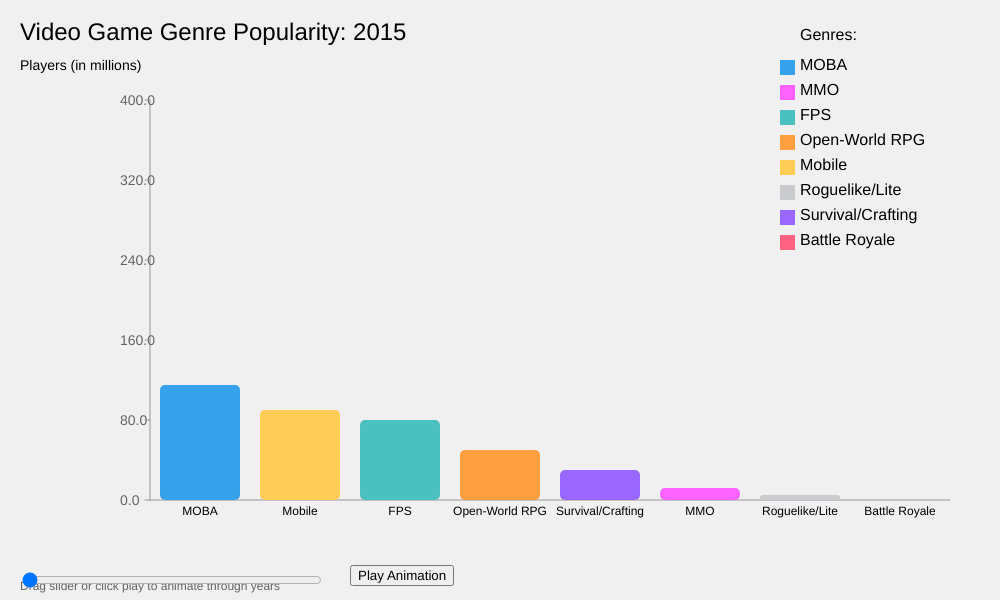
Frame 1 (no input)
Frame 60 (no input): identical to frame 1, image omitted
Frame 120 (the mouse pressed at the canvas centre since frame 60): identical to frame 1, image omitted

The p5.js sketch that drew this single still picture (run headless with seeded random() and noise() and a simulated clock; from frame 60 on, the mouse is pressed at the canvas centre):

// p5.js sketch
// ── sketch.js
let years = [];
let genres = [];
let maxPlayers = 0;
let currentYear = 2015;
let animateYear = false;
let animationSpeed = 0.5;
let hoveredGenre = null;

const genreData = {
  "2015": {
    "MOBA": { players: 115000000, revenue: 1.5 },
    "MMO": { players: 12000000, revenue: 0.8 },
    "FPS": { players: 80000000, revenue: 1.2 },
    "Open-World RPG": { players: 50000000, revenue: 1.0 },
    "Mobile": { players: 90000000, revenue: 3.0 },
    "Roguelike/Lite": { players: 5000000, revenue: 0.1 },
    "Survival/Crafting": { players: 30000000, revenue: 0.5 }
  },
  "2016": {
    "MOBA": { players: 120000000, revenue: 1.6 },
    "MMO": { players: 11000000, revenue: 0.75 },
    "FPS": { players: 85000000, revenue: 1.3 },
    "Open-World RPG": { players: 55000000, revenue: 1.1 },
    "Mobile": { players: 110000000, revenue: 3.5 },
    "Roguelike/Lite": { players: 6000000, revenue: 0.15 },
    "Survival/Crafting": { players: 35000000, revenue: 0.6 }
  },
  "2017": {
    "MOBA": { players: 125000000, revenue: 1.7 },
    "MMO": { players: 10000000, revenue: 0.7 },
    "FPS": { players: 90000000, revenue: 1.4 },
    "Open-World RPG": { players: 60000000, revenue: 1.2 },
    "Mobile": { players: 130000000, revenue: 4.0 },
    "Roguelike/Lite": { players: 7000000, revenue: 0.2 },
    "Survival/Crafting": { players: 40000000, revenue: 0.7 },
    "Battle Royale": { players: 50000000, revenue: 0.5 }
  },
  "2018": {
    "MOBA": { players: 130000000, revenue: 1.8 },
    "MMO": { players: 9000000, revenue: 0.65 },
    "FPS": { players: 95000000, revenue: 1.5 },
    "Open-World RPG": { players: 65000000, revenue: 1.3 },
    "Mobile": { players: 150000000, revenue: 4.5 },
    "Roguelike/Lite": { players: 8000000, revenue: 0.25 },
    "Survival/Crafting": { players: 45000000, revenue: 0.8 },
    "Battle Royale": { players: 125000000, revenue: 1.8 }
  },
  "2019": {
    "MOBA": { players: 135000000, revenue: 1.9 },
    "MMO": { players: 8000000, revenue: 0.6 },
    "FPS": { players: 100000000, revenue: 1.6 },
    "Open-World RPG": { players: 70000000, revenue: 1.4 },
    "Mobile": { players: 170000000, revenue: 5.0 },
    "Roguelike/Lite": { players: 10000000, revenue: 0.3 },
    "Survival/Crafting": { players: 50000000, revenue: 0.9 },
    "Battle Royale": { players: 200000000, revenue: 2.5 }
  },
  "2020": {
    "MOBA": { players: 140000000, revenue: 2.0 },
    "MMO": { players: 7500000, revenue: 0.55 },
    "FPS": { players: 110000000, revenue: 1.8 },
    "Open-World RPG": { players: 75000000, revenue: 1.6 },
    "Mobile": { players: 200000000, revenue: 6.0 },
    "Roguelike/Lite": { players: 15000000, revenue: 0.5 },
    "Survival/Crafting": { players: 60000000, revenue: 1.2 },
    "Battle Royale": { players: 250000000, revenue: 3.0 }
  },
  "2021": {
    "MOBA": { players: 150000000, revenue: 2.2 },
    "MMO": { players: 7000000, revenue: 0.5 },
    "FPS": { players: 120000000, revenue: 2.0 },
    "Open-World RPG": { players: 80000000, revenue: 1.8 },
    "Mobile": { players: 230000000, revenue: 7.0 },
    "Roguelike/Lite": { players: 20000000, revenue: 0.8 },
    "Survival/Crafting": { players: 70000000, revenue: 1.5 },
    "Battle Royale": { players: 300000000, revenue: 3.5 }
  },
  "2022": {
    "MOBA": { players: 160000000, revenue: 2.4 },
    "MMO": { players: 6500000, revenue: 0.45 },
    "FPS": { players: 130000000, revenue: 2.2 },
    "Open-World RPG": { players: 85000000, revenue: 2.0 },
    "Mobile": { players: 260000000, revenue: 8.0 },
    "Roguelike/Lite": { players: 25000000, revenue: 1.2 },
    "Survival/Crafting": { players: 75000000, revenue: 1.8 },
    "Battle Royale": { players: 320000000, revenue: 4.0 }
  },
  "2023": {
    "MOBA": { players: 170000000, revenue: 2.6 },
    "MMO": { players: 6000000, revenue: 0.4 },
    "FPS": { players: 140000000, revenue: 2.4 },
    "Open-World RPG": { players: 90000000, revenue: 2.2 },
    "Mobile": { players: 300000000, revenue: 9.0 },
    "Roguelike/Lite": { players: 30000000, revenue: 1.5 },
    "Survival/Crafting": { players: 80000000, revenue: 2.0 },
    "Battle Royale": { players: 340000000, revenue: 4.5 }
  },
  "2024": {
    "MOBA": { players: 175000000, revenue: 2.7 },
    "MMO": { players: 5500000, revenue: 0.35 },
    "FPS": { players: 150000000, revenue: 2.6 },
    "Open-World RPG": { players: 95000000, revenue: 2.4 },
    "Mobile": { players: 350000000, revenue: 10.0 },
    "Roguelike/Lite": { players: 35000000, revenue: 1.8 },
    "Survival/Crafting": { players: 85000000, revenue: 2.2 },
    "Battle Royale": { players: 350000000, revenue: 5.0 }
  },
  "2025": {
    "MOBA": { players: 180000000, revenue: 2.8 },
    "MMO": { players: 5000000, revenue: 0.3 },
    "FPS": { players: 160000000, revenue: 2.8 },
    "Open-World RPG": { players: 100000000, revenue: 2.6 },
    "Mobile": { players: 400000000, revenue: 12.0 },
    "Roguelike/Lite": { players: 40000000, revenue: 2.0 },
    "Survival/Crafting": { players: 90000000, revenue: 2.5 },
    "Battle Royale": { players: 360000000, revenue: 5.5 }
  }
};

function setup() {
  createCanvas(1000, 600);
  textFont('Arial');
  textSize(14);
  
  processData();
  
  yearSlider = createSlider(2015, 2025, 2015, 1);
  yearSlider.position(20, height - 30);
  yearSlider.style('width', '300px');
  yearSlider.input(() => {
    currentYear = yearSlider.value();
    animateYear = false;
  });
  
  playButton = createButton('Play Animation');
  playButton.position(350, height - 35);
  playButton.mousePressed(() => {
    animateYear = !animateYear;
    playButton.html(animateYear ? 'Pause' : ' Play Animation');
  });
}

function processData() {
  years = Object.keys(genreData).map(Number).sort((a, b) => a - b);
  
  let allGenres = new Set();
  for (let year in genreData) {
    for (let genre in genreData[year]) {
      allGenres.add(genre);
    }
  }
  genres = Array.from(allGenres);
  
  for (let year in genreData) {
    for (let genre in genreData[year]) {
      if (genreData[year][genre].players > maxPlayers) {
        maxPlayers = genreData[year][genre].players;
      }
    }
  }
}

function draw() {
  background(240);
  
  if (animateYear) {
    currentYear += animationSpeed * (deltaTime / 1000);
    if (currentYear >= 2025) {
      currentYear = 2015;
    }
    yearSlider.value(currentYear);
  }
  
  fill(0);
  textSize(24);
  text(`Video Game Genre Popularity: ${Math.floor(currentYear)}`, 20, 40);
  textSize(14);
  text("Players (in millions)", 20, 70);
  
  drawAxes();
  drawGenreBars();
  drawLegend();
  
  if (hoveredGenre) {
    drawHoverInfo();
  }
  
  fill(100);
  textSize(12);
  text("Drag slider or click play to animate through years", 20, height - 10);
}

function drawAxes() {
  stroke(150);
  line(150, 100, 150, height - 100);
  line(150, height - 100, width - 50, height - 100);
  
  for (let i = 0; i <= 5; i++) {
    let y = map(i, 0, 5, height - 100, 100);
    let players = (i * maxPlayers / 5 / 1000000).toFixed(1);
    fill(100);
    noStroke();
    text(players, 120, y + 5);
    stroke(150);
    line(145, y, 150, y);
  }
}

function drawGenreBars() {
  hoveredGenre = null;
  
  let yearData = getInterpolatedData(currentYear);
  
  let sortedGenres = genres.slice().sort((a, b) => yearData[b].players - yearData[a].players);
  
  let barWidth = (width - 200) / genres.length;
  for (let i = 0; i < sortedGenres.length; i++) {
    let genre = sortedGenres[i];
    let x = 150 + i * barWidth + 10;
    let h = map(yearData[genre].players, 0, maxPlayers, 0, height - 200);
    let y = height - 100 - h;
    
    let mouseInBar = mouseX > x && mouseX < x + barWidth - 20 && 
                    mouseY > y && mouseY < height - 100;
    
    let genreColor = getGenreColor(genre);
    if (mouseInBar) {
      hoveredGenre = genre;
      fill(genreColor);
      stroke(0);
      strokeWeight(2);
    } else {
      fill(genreColor);
      noStroke();
    }
    
    rect(x, y, barWidth - 20, h, 5);
    
    push();
    textSize(12);
    fill(0);
    textAlign(CENTER);
    text(genre, x + (barWidth - 20)/2, height - 85);
    pop();
  }
}

function getInterpolatedData(targetYear) {
  targetYear = constrain(targetYear, 2015, 2025);
  let year1 = floor(targetYear);
  let year2 = ceil(targetYear);
  let ratio = targetYear - year1;
  
  let result = {};
  
  for (let genre of genres) {
    let players1 = genreData[year1] && genreData[year1][genre] ? genreData[year1][genre].players : 0;
    let players2 = genreData[year2] && genreData[year2][genre] ? genreData[year2][genre].players : 0;
    
    result[genre] = {
      players: lerp(players1, players2, ratio),
      revenue: lerp(
        genreData[year1] && genreData[year1][genre] ? genreData[year1][genre].revenue : 0,
        genreData[year2] && genreData[year2][genre] ? genreData[year2][genre].revenue : 0,
        ratio
      )
    };
  }
  
  return result;
}

function getGenreColor(genre) {
  const colors = {
    "Battle Royale": color(255, 99, 132),
    "MOBA": color(54, 162, 235),
    "Open-World RPG": color(255, 159, 64),
    "FPS": color(75, 192, 192),
    "Survival/Crafting": color(153, 102, 255),
    "Mobile": color(255, 205, 86),
    "Roguelike/Lite": color(201, 203, 207),
    "MMO": color(255, 99, 255)
  };
  return colors[genre] || color(100);
}

function drawLegend() {
  fill(0);
  textSize(16);
  text("Genres:", width - 200, 40);
  
  let y = 70;
  for (let genre of genres) {
    fill(getGenreColor(genre));
    rect(width - 220, y - 10, 15, 15);
    fill(0);
    text(genre, width - 200, y);
    y += 25;
  }
}

function drawHoverInfo() {
  let yearData = getInterpolatedData(currentYear);
  let info = yearData[hoveredGenre];
  
  let x = mouseX + 20;
  let y = mouseY - 20;
  let w = 200;
  let h = 80;
  
  if (x + w > width) x = mouseX - w - 20;
  if (y + h > height) y = mouseY - h - 20;
  
  fill(255);
  stroke(200);
  strokeWeight(1);
  rect(x, y, w, h, 5);
  
  drawingContext.shadowColor = color(0, 0, 0, 50);
  drawingContext.shadowBlur = 10;
  drawingContext.shadowOffsetY = 5;
  
  fill(0);
  textSize(16);
  text(hoveredGenre, x + 10, y + 25);
  
  textSize(14);
  text(`Players: ${(info.players/1000000).toFixed(1)}M`, x + 10, y + 45);
  text(`Revenue: $${info.revenue.toFixed(1)}B`, x + 10, y + 65);
  
  drawingContext.shadowColor = 'transparent';
}
